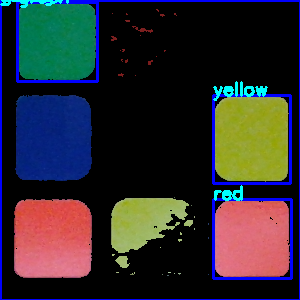
#> input picture Project/Img procesate/color_det_image0.png, 300 x 300 px, given in place of the camera
$ python main.py
#> lines starting #> are read from the running program, lines starting #| are printed output that depends on the picture
### Project/take_photo.py
import cv2
import time
import modify_img as modify

# Funcție pentru a captura o imagine cu camera web și a o afișa în timp real
def capture_image(photo_count, msg):
    # Deschide camera web
#> called with photo_count = 0, msg = 'Rotiți obiectul in sus'
    cap = cv2.VideoCapture(0)

    # Așteaptă 2 secunde pentru a permite camerei web să se calibreze
    time.sleep(2)

    start_time = time.time()

    while True:
        # Citirea unei cadre din camera web
        _, img = cap.read()
#> img is the input picture: shape (300, 300, 3); mean B, G, R 47.9, 42.7, 44.3

        # Afișează imaginea într-o fereastră
        cv2.imshow("Imagine in timp real", img)
        modify_img = img.copy()

        modify_img = modify.add_rectangle(modify_img, modify.start_point_square, modify.end_point_square)
        modify_img = modify.add_indications(modify_img, msg)
        cv2.imshow("crop img", modify_img)
        cv2.imshow("Imagine in timp real 2", img)
        sqr_img = modify.crop_image(img, modify.start_point_square, modify.end_point_square)

        # Verifică timpul pentru a decide când să faci poza
        current_time = time.time()
        if current_time - start_time >= 5:
            # Capturează imaginea
            cv2.imwrite("image{}.png".format(photo_count), sqr_img)
            print("Poza {} a fost realizată".format(photo_count))

            # Oprire afișare în timp real pentru a afișa mesajul de așteptare
            cv2.destroyAllWindows()
            break

        # Așteaptă 1 ms și verifică dacă a fost apăsată tasta 'q' pentru a închide fereastra
        if cv2.waitKey(1) & 0xFF == ord('q'):
            break

    # Închide camera web
    cap.release()

def six_faces ():
    # Realizează cele 6 poze
    for i in range(6):
        # Afișează mesajul pentru poziția dorită
        if i == 0:
            msg = "Rotiți obiectul in sus"
        elif i == 1:
            msg = "Rotiți obiectul in jos"
        elif i == 2:
            msg = "Rotiți obiectul in stanga"
        elif i == 3:
            msg = "Rotiți obiectul in dreapta"
        elif i == 4:
            msg = "Rotiți obiectul in sus"
        elif i == 5:
            msg = "Rotiți obiectul in jos"
        print (msg)

        # img = modify.add_rectangle(img, modify.start_point_square, modify.end_point_square)
        # cv2.imshow("img", img)
        # sqr_img = modify.crop_image(img, modify.start_point_square, modify.end_point_square)
        capture_image(i, msg)

### Project/modify_img.py
import cv2

# coordonate de start si final patrat alb gol
start_point_square = (150, 100)
end_point_square = (450, 400)

def add_banner(img, start_point, end_point):

    #variabile dreptunghi alb plin
#> called with start_point = (0, 0), end_point = (640, 50)
    rectangle_color = (255, 255, 255)
    thickness = -1

    cv2.rectangle(img, start_point, end_point, rectangle_color, thickness)

    return img

def add_text (img, txt, coordinates):
#> called with txt = 'Rotiți obiectul in sus', coordinates = (25, 25)
    font = cv2.FONT_HERSHEY_TRIPLEX
    fontScale = 0.5
    txt_color = (0, 0, 0)
    thickness = 1

    cv2.putText(img, txt, coordinates, font, fontScale, txt_color, thickness, cv2.LINE_AA)
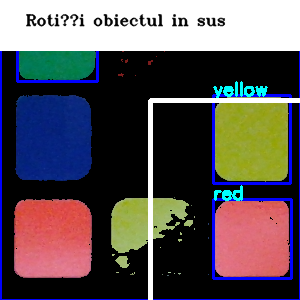
#> img: shape (300, 300, 3); mean B, G, R 86.6, 82.1, 89.1

    return img

def add_indications(img, text):
    # coordonate text
    coordinates = (25, 25)

    # coordonate de start si final banner alb
    start_point = (0, 0)
    end_point = (640, 50)

    img = add_banner(img, start_point, end_point)
    img = add_text(img, text, coordinates)

    return img

def add_rectangle (img, start_point, end_point):
    rectangle_color = (255, 255, 255)
    thickness = 3

    cv2.rectangle(img, start_point, end_point, rectangle_color, thickness)

    return img

def crop_image (img, start_point, end_point):
#> called with start_point = (150, 100), end_point = (450, 400)
    img = img[start_point[1]:end_point[1], start_point[0]:end_point[0]]
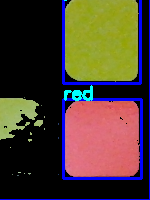
#> img: shape (200, 150, 3); mean of channels 0, 1, 2 51.1, 59.9, 75.3; drawn as B, G, R
#> (key q is pressed here)

    return img

### Project/verify_square.py
import cv2

def square (img, op):
#> (the run stopped early here; a loop or call above may not have finished)
